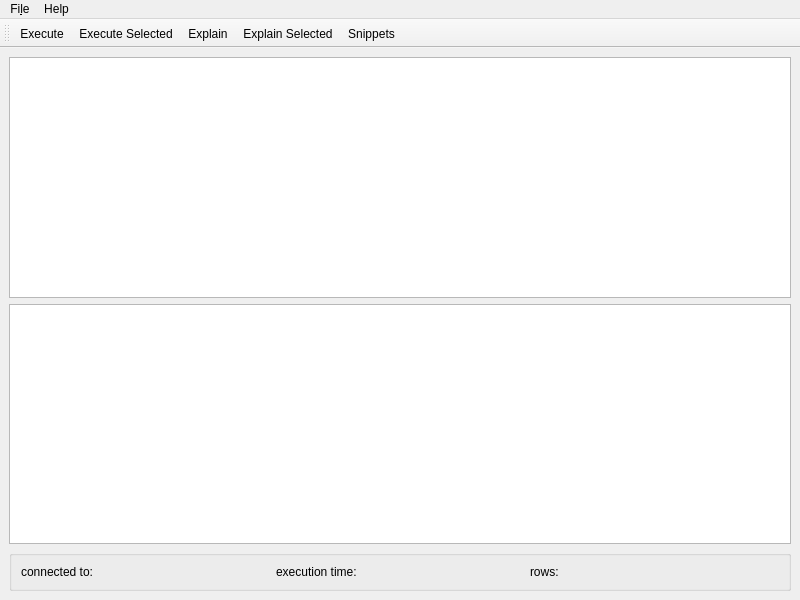
<?xml version="1.0" encoding="UTF-8"?>
<ui version="4.0">
 <class>MainWindow</class>
 <widget class="QMainWindow" name="MainWindow">
  <property name="geometry">
   <rect>
    <x>0</x>
    <y>0</y>
    <width>800</width>
    <height>600</height>
   </rect>
  </property>
  <property name="minimumSize">
   <size>
    <width>800</width>
    <height>600</height>
   </size>
  </property>
  <property name="windowTitle">
   <string>PatriciaSQL</string>
  </property>
  <property name="windowIcon">
   <iconset>
    <normaloff>graphics/sql_512_white_bg_2.png</normaloff>graphics/sql_512_white_bg_2.png</iconset>
  </property>
  <widget class="QWidget" name="centralwidget">
   <property name="sizePolicy">
    <sizepolicy hsizetype="Preferred" vsizetype="Preferred">
     <horstretch>0</horstretch>
     <verstretch>0</verstretch>
    </sizepolicy>
   </property>
   <layout class="QVBoxLayout" name="verticalLayout_2">
    <item>
     <widget class="SQLEditor" name="sqlEditorArea">
      <property name="font">
       <font>
        <family>DejaVu Sans Mono</family>
        <pointsize>11</pointsize>
       </font>
      </property>
      <property name="cursor" stdset="0">
       <cursorShape>IBeamCursor</cursorShape>
      </property>
      <property name="autoFillBackground">
       <bool>false</bool>
      </property>
     </widget>
    </item>
    <item>
     <widget class="QTableView" name="tableView">
      <property name="alternatingRowColors">
       <bool>true</bool>
      </property>
     </widget>
    </item>
    <item>
     <widget class="QGroupBox" name="groupBox">
      <property name="minimumSize">
       <size>
        <width>0</width>
        <height>40</height>
       </size>
      </property>
      <property name="title">
       <string/>
      </property>
      <property name="flat">
       <bool>true</bool>
      </property>
      <property name="checkable">
       <bool>false</bool>
      </property>
      <layout class="QHBoxLayout" name="horizontalLayout_2">
       <item>
        <widget class="QLabel" name="lbldb">
         <property name="text">
          <string>connected to:</string>
         </property>
        </widget>
       </item>
       <item>
        <widget class="QLabel" name="lblExecutionTime">
         <property name="text">
          <string>execution time:</string>
         </property>
        </widget>
       </item>
       <item>
        <widget class="QLabel" name="lblstatus">
         <property name="text">
          <string>rows:</string>
         </property>
        </widget>
       </item>
      </layout>
     </widget>
    </item>
   </layout>
  </widget>
  <widget class="QMenuBar" name="menubar">
   <property name="geometry">
    <rect>
     <x>0</x>
     <y>0</y>
     <width>800</width>
     <height>30</height>
    </rect>
   </property>
   <widget class="QMenu" name="menusomething">
    <property name="title">
     <string>Fi&amp;le</string>
    </property>
    <addaction name="actionOpen"/>
    <addaction name="actionSettings"/>
    <addaction name="actionSave"/>
    <addaction name="separator"/>
    <addaction name="actionQuit"/>
   </widget>
   <widget class="QMenu" name="menuHelp">
    <property name="title">
     <string>Help</string>
    </property>
    <addaction name="actionAbout"/>
   </widget>
   <addaction name="menusomething"/>
   <addaction name="menuHelp"/>
  </widget>
  <widget class="QToolBar" name="toolBar">
   <property name="minimumSize">
    <size>
     <width>0</width>
     <height>0</height>
    </size>
   </property>
   <property name="windowTitle">
    <string>toolBar</string>
   </property>
   <property name="toolButtonStyle">
    <enum>Qt::ToolButtonTextUnderIcon</enum>
   </property>
   <property name="floatable">
    <bool>false</bool>
   </property>
   <attribute name="toolBarArea">
    <enum>TopToolBarArea</enum>
   </attribute>
   <attribute name="toolBarBreak">
    <bool>false</bool>
   </attribute>
   <addaction name="actionExecute"/>
   <addaction name="actionExecute_selected"/>
   <addaction name="actionExplain"/>
   <addaction name="actionExplain_Selected"/>
   <addaction name="actionSnippets"/>
  </widget>
  <action name="actionAbout">
   <property name="text">
    <string>&amp;About PatriciaSQL</string>
   </property>
  </action>
  <action name="actionOpen">
   <property name="text">
    <string>&amp;Open...</string>
   </property>
  </action>
  <action name="actionSave">
   <property name="text">
    <string>&amp;Save...</string>
   </property>
  </action>
  <action name="action">
   <property name="text">
    <string>--</string>
   </property>
  </action>
  <action name="actionQuit">
   <property name="text">
    <string>&amp;Quit</string>
   </property>
  </action>
  <action name="actionExecute">
   <property name="icon">
    <iconset>
     <normaloff>graphics/play-circle-regular.svg</normaloff>graphics/play-circle-regular.svg</iconset>
   </property>
   <property name="text">
    <string>Execute</string>
   </property>
   <property name="shortcut">
    <string>Ctrl+Return</string>
   </property>
  </action>
  <action name="actionSettings">
   <property name="text">
    <string>S&amp;ettings</string>
   </property>
  </action>
  <action name="actionExecute_selected">
   <property name="icon">
    <iconset>
     <normaloff>graphics/play-circle-solid.svg</normaloff>graphics/play-circle-solid.svg</iconset>
   </property>
   <property name="text">
    <string>Execute Selected</string>
   </property>
   <property name="shortcut">
    <string>Ctrl+Shift+Return</string>
   </property>
  </action>
  <action name="actionExplain">
   <property name="icon">
    <iconset>
     <normaloff>graphics/question-circle-regular.svg</normaloff>graphics/question-circle-regular.svg</iconset>
   </property>
   <property name="text">
    <string>Explain</string>
   </property>
   <property name="shortcut">
    <string>Ctrl+E</string>
   </property>
  </action>
  <action name="actionExplain_Selected">
   <property name="icon">
    <iconset>
     <normaloff>graphics/question-circle-solid.svg</normaloff>graphics/question-circle-solid.svg</iconset>
   </property>
   <property name="text">
    <string>Explain Selected</string>
   </property>
   <property name="shortcut">
    <string>Ctrl+Shift+E</string>
   </property>
  </action>
  <action name="actionSnippets">
   <property name="icon">
    <iconset>
     <normaloff>graphics/code-solid.svg</normaloff>graphics/code-solid.svg</iconset>
   </property>
   <property name="text">
    <string>Snippets</string>
   </property>
  </action>
 </widget>
 <customwidgets>
  <customwidget>
   <class>SQLEditor</class>
   <extends>QPlainTextEdit</extends>
   <header location="global">sqleditor.h</header>
  </customwidget>
 </customwidgets>
 <resources/>
 <connections/>
 <slots>
  <slot>showMessage()</slot>
 </slots>
</ui>
